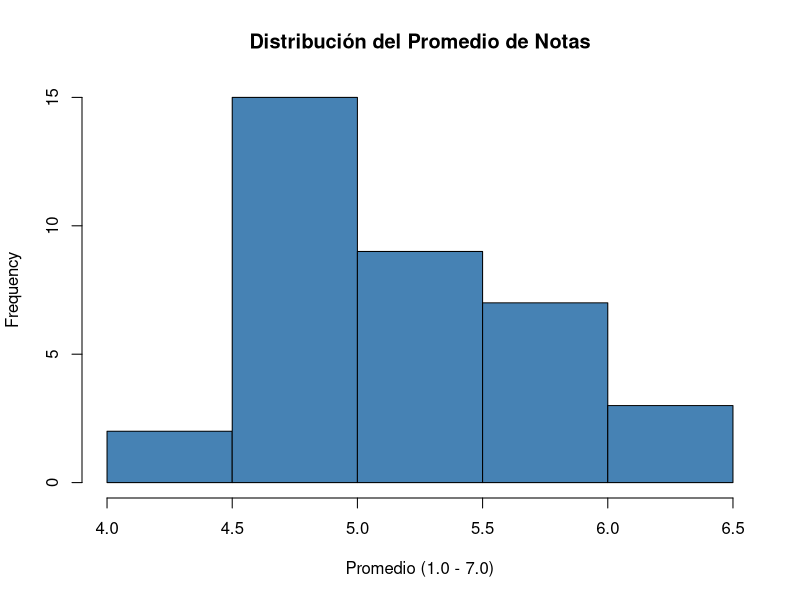
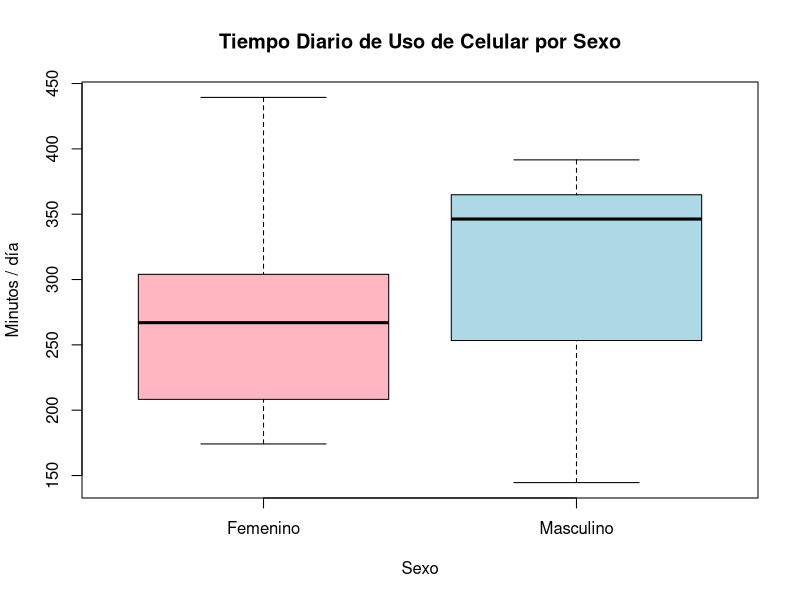

The R script that drew these images, in order:
datos <- read.csv("datos.csv", header = TRUE, sep = ",", check.names = FALSE, encoding = "UTF-8")
# =====================================================================
# Script: anal_descrip.R
# Autor: Angie Gisela Palacios Torres
# Descripción: Análisis descriptivo de la base de datos del artículo 
#              sobre uso de celular, actividad física y rendimiento académico.
# =====================================================================

# 1. Leer la base de datos "datos" desde el repositorio
# Nota: 'check.names = FALSE' preserva los nombres originales de las columnas con tildes o símbolos.
datos <- read.csv("datos.csv", header = TRUE, sep = ",", check.names = FALSE, encoding = "UTF-8")

# Verificar la carga correcta de la base de datos
cat("=== DIMENSIÓN DE LA BASE DE DATOS ===\n")
print(dim(datos))

cat("\n=== PRIMERAS 6 OBSERVACIONES ===\n")
print(head(datos))

cat("\n=== ESTRUCTURA GENERAL DE LAS VARIABLES ===\n")
str(datos)

# 2. Resumen estadístico general
cat("\n=== RESUMEN ESTADÍSTICO GENERAL ===\n")
print(summary(datos))

# 3. Análisis descriptivo detallado de variables cuantitativas
# Función para calcular media, desviación estándar, mediana, mínimo y máximo
calc_estadisticos <- function(x) {
  c(
    Media = mean(x, na.rm = TRUE),
    Desv_Est = sd(x, na.rm = TRUE),
    Mediana = median(x, na.rm = TRUE),
    Minimo = min(x, na.rm = TRUE),
    Maximo = max(x, na.rm = TRUE)
  )
}

cat("\n=== ESTADÍSTICOS DESCRIPTIVOS - VARIABLES CUANTITATIVAS ===\n")
vars_cuant <- datos[, c("Edad", "Horas Sueño", "Pasos/día", "Calorías (kcal)", 
                        "Distancia (km)", "Tiempo Activo (min)", 
                        "Uso Tel. (min)", "Prom. Notas (1-7)")]
print(sapply(vars_cuant, calc_estadisticos))

# 4. Tablas de frecuencia para variables cualitativas
cat("\n=== TABLA DE FRECUENCIA: SEXO ===\n")
print(table(datos$Sexo))
print(prop.table(table(datos$Sexo)) * 100)

cat("\n=== TABLA DE FRECUENCIA: RESIDENCIA ===\n")
print(table(datos$Residencia))

cat("\n=== TABLA DE FRECUENCIA: ACTIVIDAD FÍSICA ===\n")
print(table(datos$`¿Hace AF?`))

# 5. Gráficos descriptivos básicos
# Histograma del promedio de notas (con el espacio exacto: "Prom. Notas (1-7)")
hist(datos$`Prom. Notas (1-7)`, 
     main = "Distribución del Promedio de Notas", 
     xlab = "Promedio (1.0 - 7.0)", 
     col = "steelblue", border = "black")

# Boxplot comparativo de uso diario de celular según el sexo
boxplot(`Uso Tel. (min)` ~ Sexo, data = datos,
        main = "Tiempo Diario de Uso de Celular por Sexo",
        xlab = "Sexo", ylab = "Minutos / día",
        col = c("lightpink", "lightblue"))
